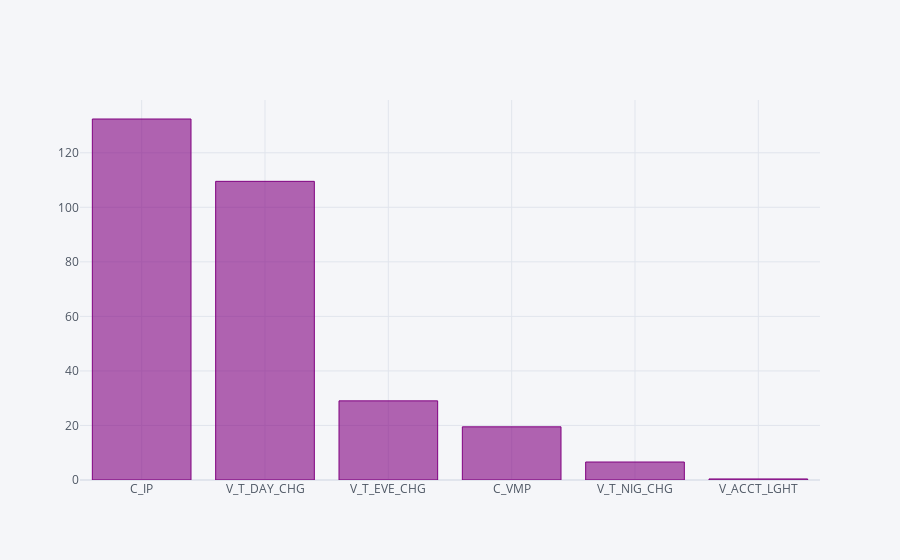

Notebook code for this chart:
### Code cell
pd.Series(dict(zip(sk.feature_names_in_,sk.scores_))).sort_values(ascending=False).iplot(kind='bar',color='purple')

### Figure 1 — Plotly figure (JSON) as saved in the notebook; plotly's stock layout.template omitted (floating-point values rounded to 4 significant figures)
{"data": [{"marker": {"color": "rgba(128, 0, 128, 0.6)", "line": {"color": "rgba(128, 0, 128, 1.0)", "width": 1}}, "name": "None", "orientation": "v", "text": "", "type": "bar", "x": ["C_IP", "V_T_DAY_CHG", "V_T_EVE_CHG", "C_VMP", "V_T_NIG_CHG", "V_ACCT_LGHT"], "y": [132.4, 109.5, 29.02, 19.49, 6.6, 0.3865]}], "layout": {"legend": {"bgcolor": "#F5F6F9", "font": {"color": "#4D5663"}}, "paper_bgcolor": "#F5F6F9", "plot_bgcolor": "#F5F6F9", "title": {"font": {"color": "#4D5663"}}, "xaxis": {"gridcolor": "#E1E5ED", "showgrid": true, "tickfont": {"color": "#4D5663"}, "title": {"font": {"color": "#4D5663"}, "text": ""}, "zerolinecolor": "#E1E5ED"}, "yaxis": {"gridcolor": "#E1E5ED", "showgrid": true, "tickfont": {"color": "#4D5663"}, "title": {"font": {"color": "#4D5663"}, "text": ""}, "zerolinecolor": "#E1E5ED"}}}
